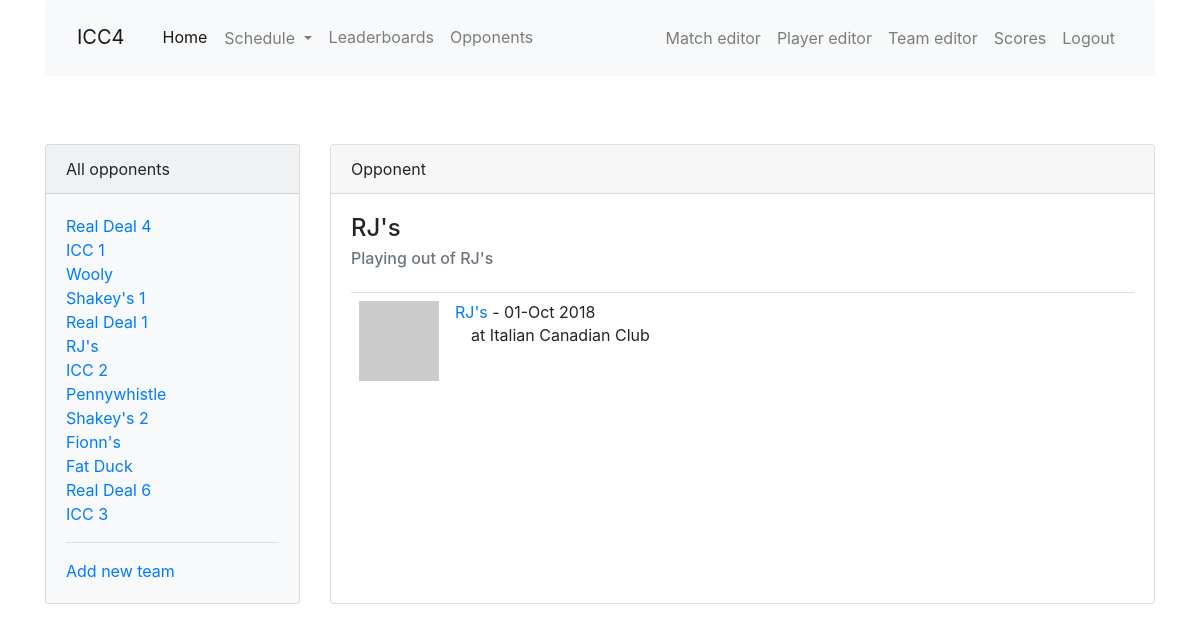
The page /opponent/6 on the database as committed earlier.
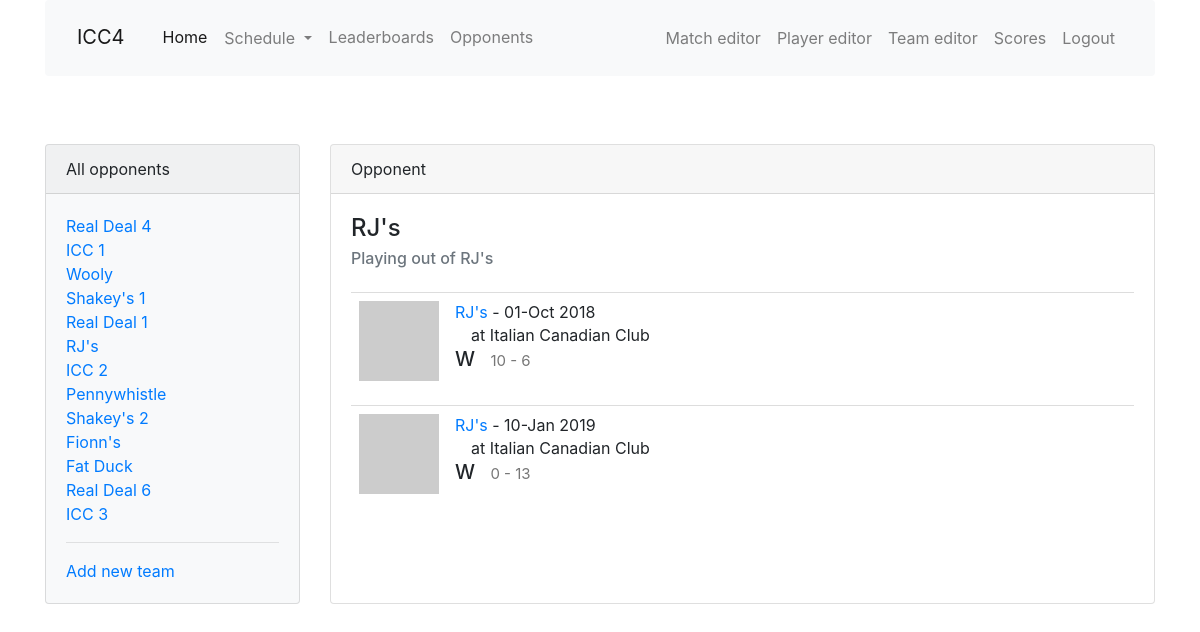
The same page on the database as committed later.
### app/models.py (models this page shows, shortened)
class Team(db.Model):
    id = db.Column(db.Integer, primary_key=True)
    name = db.Column(db.String(64), index=True, unique=True)
    home_location = db.Column(db.String(64), index=True)
    address = db.Column(db.String(128), index=True)
    matches = db.relationship('Match', back_populates='opponent', lazy='dynamic')
    def avatar(self, size):
        digest = md5(self.name.lower().encode('utf-8')).hexdigest()
        return 'https://www.gravatar.com/avatar/{}?d=identicon&s={}'.format(
            digest, size)

class Match(db.Model):
    id = db.Column(db.Integer, primary_key=True)
    opponent_id = db.Column(db.Integer, db. ForeignKey('team.id'))
    opponent = db.relationship('Team', back_populates='matches')
    date = db.Column(db.Date, index=True, default=date.today())
    location = db.Column(db.String(64))
    home_away = db.Column(db.String(32), index=True)
    match_type = db.Column(db.String(32), index=True)
    games = db.relationship('Game', back_populates='match', lazy='dynamic')
    team_score = db.Column(db.Integer, index=True)
    opponent_score = db.Column(db.Integer, index=True)
    win = db.Column(db.Boolean, index=True, default=None)
    overtime = db.Column(db.Boolean, index=True, default=False)
    match_summary = db.Column(db.String(512))
    food = db.Column(db.String(128))
    match_stats = db.relationship('MatchStats', uselist=False, back_populates='match')
    high_scores = db.relationship('HighScore', back_populates='match', lazy='dynamic')
    low_scores = db.relationship('LowScore', back_populates='match', lazy='dynamic')
    @hybrid_property
    def season(self):
        return season_from_date(self.date)

### app/main/routes.py (the view)
@bp.route('/opponent',  methods=['GET', 'POST'], defaults={'id': None})
@bp.route('/opponent/<id>',  methods=['GET', 'POST'])
def opponent(id):
    opponent = Team.query.filter_by(id=id).first()
    matches = Match.query.filter_by(opponent=opponent).order_by(Match.date).all()
    all_teams = Team.query.all()
    return render_template('opponent.html', opponent=opponent, all_teams=all_teams, matches=matches)

### app/templates/opponent.html (shortened to what this page needs)
{% extends "base.html" %}
{% import 'bootstrap/wtf.html' as wtf %}
{% block app_content %}
<div class="row">
  <div class="col-md-3">
    <div class="card h-100 bg-light">
      <div class="card-header">All opponents</div>
      <div class="card-body">
        <ul class="list-unstyled">
        {% for team in all_teams %}
          <li>
            <a href="{{ url_for('main.opponent', id=team.id) }}">{{ team.name }}</a>
          </li>
        {% endfor %}
        </ul>
        <hr>
        <a href="{{ url_for('main.team_edit') }}">Add new team</a>
      </div>
    </div>
  </div>
  <div class="col-md-9">
    <div class="card h-100">
      <div class="card-header">Opponent</div>
      <div class="card-body">
        {% if opponent %}
        <h4 class="card-title">{{ opponent.name }}</h4>
        <h6 class="card-subtitle mb-2 text-muted">Playing out of {{ opponent.home_location }}</h6>
          <table class="table table-hover">
          {% for match in matches %}
            {% include '_match.html' %}
          {% endfor %}
          </table>
        {% else %}
        <h4 class="card-title">Select an opponent from the left</h4>
        {% endif %}
      </div>
    </div>
  </div>
</div>
{% endblock %}

### app/templates/_match.html
<table class="table table-hover">
  <tr>
    <td width="70px">
      <a href="{{ url_for('main.match', id=match.id) }}">
        <img src="{{ match.opponent.avatar(70) }}">
      </a>
    </td>
    <td>
      <a href="{{ url_for('main.opponent', id=match.opponent_id) }}">
        {{ match.opponent.name }}
      </a>
       - {{ match.date.strftime('%d-%b %Y') }}
      <br>
      {% if match.home_away == 'away' %}
      at {{ match.opponent.home_location }}
      {% else %}
      &emsp;at Italian Canadian Club
      {% endif %}
      {% if match.win != None %}
      <h5>{% if match.win == True %}W{% else %}L{% endif %}&ensp;
      <small>{{ match.team_score }} - {{ match.opponent_score }}</small>
      </h5>
      {% endif %}
      </td>
  </tr>
</table>

Rows that differ between the two databases and show on the page:
changed Match "01-Oct 2018": win empty → True (drawn); team_score (not shown) → "10"; opponent_score (not shown) → "6"
added Match: opponent.name "RJ's", date "10-Jan 2019", home_away "at Italian Canadian Club", win "W", team_score "0", opponent_score "13"
